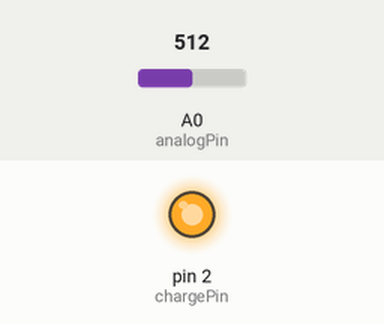
Bench run of a sketch on a simulated Arduino Uno, built with avr-gcc and run on an emulated ATmega328P. Parts: output pins drawn as LEDs (lit = HIGH). Inputs (shaded band) come from the test bench; at power-on: A0 (analogPin) = 512. What the sketch prints to the serial monitor is not drawn.

Above: at 1.2 s.
1.3 s: A0 (analogPin) set to 640
4.3 s: A0 (analogPin) set to 656
At 5.4 s:
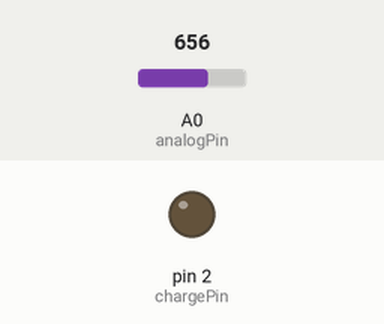
Timing chart, 0 to 7.3 s (numbered marks = the images above; inputs shaded):
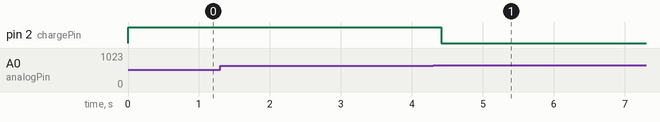

The sketch:

Arduino_capacitance_meter_low.ino
```cpp
#include <Wire.h>

#define analogPin      0
#define chargePin      2
#define dischargePin   8
#define resistorValue  10000.0F  //Remember, we've used a 10K resistor to charge the capacitor

unsigned long startTime;
unsigned long elapsedTime;
float microFarads;
float nanoFarads;
unsigned long startDischargingTime;
unsigned long elapsedDischargingTime;

void setup(){
  pinMode(chargePin, OUTPUT);
  digitalWrite(chargePin, LOW);
  Serial.begin(31250);
}

void loop(){

  // STARTS CHARGING THE CAPACITOR
  startTime = micros();
  digitalWrite(chargePin, HIGH);
  while(analogRead(analogPin) < 648){  // 648 is ≈0.632 of the total scale, the maximum 5V, which the capacitor will eventually hold -> value of RC constant
  Serial.println("Charging");
  //Serial.println(analogRead(analogPin));
  //delay(100);
  }

    // this pin charges capacitor by being set to HIGH (≈5V for 5V Vcc)


  //Serial.println(analogRead(analogPin));
  elapsedTime= micros() - startTime; // RC constant
  Serial.print("CHARGING TOOK "); Serial.print(elapsedTime); Serial.println("us");
  microFarads = ((float)elapsedTime /resistorValue) ;
  nanoFarads = microFarads * 1000.0;

  Serial.print(nanoFarads); Serial.println(" nF");
  delay(100);
  digitalWrite(chargePin, LOW);
  startDischargingTime = micros();
  while(analogRead(analogPin) > 0){
    Serial.println("Discharging");
  }//This while waits till the capacitor is discharged
  elapsedDischargingTime = micros()-startDischargingTime;

  pinMode(dischargePin, INPUT);      //this sets the pin to high impedance

  Serial.println("DISCHARGING TOOK "+String(elapsedDischargingTime)+"us");


}
```

Measured:
- the behaviour switches between 647 and 648 on A0 (analogPin) (found by bisection; images 0 and 1)
- after the input at 4.3 s, pin 2 (chargePin): HIGH → LOW after 0.12 s
